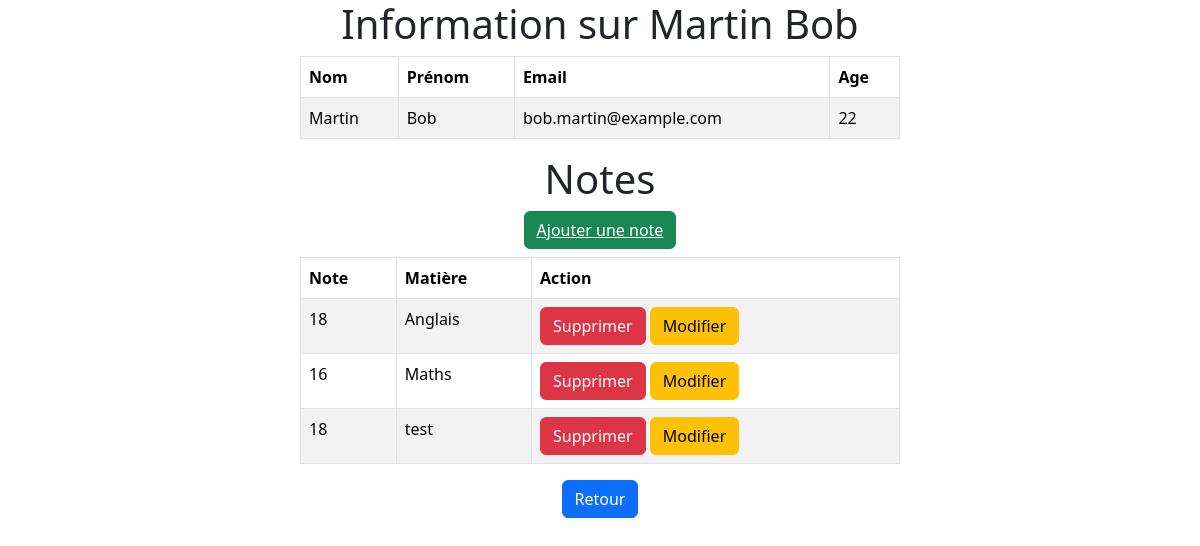
The app's page /student/info/2 with its own data.
### tables this page shows
create table students
(
    id       int auto_increment
        primary key,
    surname  varchar(30)  not null,
    lastname varchar(30)  not null,
    age      int          not null,
    email    varchar(100) not null
);

create table note
(
    id         int auto_increment
        primary key,
    student_id int         not null,
    note       int         not null,
    mat        varchar(30) not null,
    constraint note_ibfk_1
        foreign key (student_id) references students (id)
            on delete cascade,
    check (`note` >= 0 and `note` <= 20)
);

### src/controllers/studentController.php (called while the page is built, shortened)
<?php
class StudentController extends Controller {
    public function info(string $id): void
    {
        $data = $this->student->info($id);
        $notes = $this->note->getNoteByStudentId($id);
        $this->render();
    }
}

### core/kernel.php (called while the page is built, shortened)
<?php
class kernel {
    static private array $url;
    static private object $controller;
    public static function run(): void
    {
        self::$url = Routeur::getPath();
        self::loadController();
    }
    private static function loadController(): void
    {
        self::$controller = new $controllerName();
        self::$url["args"] = array_values(array_filter(self::$url["args"], function ($arg) {
            return !empty($arg);
        }));
        self::$controller->{self::$url["action"]}(...self::$url["args"]);
    }
}

### core/app.php (called while the page is built, shortened)
<?php
Kernel::run();

### core/Model.php (called while the page is built, shortened)
<?php
class Model extends DB
{
    protected array $fields;
    protected array $externalFields;
    protected string $table;
    public function __construct(string $config_name = "default") {
        $this->requester = new Requester($this->table, $this->fields, $this->externalFields, $this->getConn());
    }
}

### src/models/studentModel.php (called while the page is built, shortened)
<?php
class student extends Model {
    protected function __init(): void
    {
        $this->table = "students";
        $this->fields = ["id", "age", "lastname", "firstname", "email"];
        $this->externalFields = ["id"=>"note.student_id"];
    }
    public function info($id): array|false
    {
        $stmt = $this->requester->select([
                "WHERE" => [
                    "students.id" => $id
                ],
            ]);
        $stmt->execute();
        return $stmt->fetch(PDO::FETCH_ASSOC);
    }
}

### core/db.php (called while the page is built, shortened)
<?php
class DB {
    private string $DB_HOST;
    private string $DB_USER;
    private string $DB_PASS;
    private string $DB_PORT;
    private string $DB_NAME;
    private PDO $conn;
    private function connect(): void
    {
        $this->conn = new PDO("mysql:host=" . $this->DB_HOST. ";port=" . $this->DB_PORT . ";dbname=" . $this->DB_NAME, $this->DB_USER, $this->DB_PASS);
        $this->conn->setAttribute(PDO::ATTR_ERRMODE, PDO::ERRMODE_EXCEPTION);
    }
    protected function getConn(): PDO
    {
        return $this->conn;
    }
    private function getConfig(string $config_name): void
    {
        $config = require ROOT . DS . "config.php";
        $this->DB_HOST = $config["database"][$config_name]["host"];
        $this->DB_USER = $config["database"][$config_name]["user"];
        $this->DB_PASS = $config["database"][$config_name]["password"];
        $this->DB_PORT = $config["database"][$config_name]["port"];
        $this->DB_NAME = $config["database"][$config_name]["dbname"];
    }
}

### config.php (called while the page is built)
<?php
return [
    'database' => [
        "default" => [
            'host' => 'localhost',
            'user' => 'test',
            'password' => 'test1234',
            'port' => 3306,
            'dbname' => 'test',
        ]
    ],
];

### core/requester.php (called while the page is built, shortened)
<?php
class Requester
{
    protected string $table;
    protected PDO $pdo;
    public function __construct(string $table, array $fields, array $external_fields, PDO $pdo)
    {
        $this->table = $table;
        $this->pdo = $pdo;
    }
    public function select(array $params): PDOStatement
    {
        $out = "SELECT ";
        if (!isset($params["COLLUM"]) || count($params["COLLUM"]) == 0) {
            $out .= "* ";
        } else  {
            $out .= join(", ", $params["COLLUM"])." ";
        }
        $out .= "FROM ".$this->table;
        $out .= " ";
        $param = [];
        if (isset($params["WHERE"]) && count($params["WHERE"]) > 0) {
            $t = $this->where($params["WHERE"]);
            $param = $t[1];
            $out .= " WHERE ". $t[0];
        }
        return $this->prepare($out, $param);
    }
    private function prepare(string $sql, array $param): PDOStatement
    {
        $stmt = $this->pdo->prepare($sql);
        foreach ($param as $key => $value) {
            foreach ($value as $param_name => $param_value) {
                if (is_array($param_value)) {
                    $stmt->bindValue(":".$param_name, $param_value[0]);
                } else {
                    $stmt->bindValue(":".$param_name, $param_value);
                }
            }
        }
        return $stmt;
    }
    private function where(array $params): array
    {
        $out = "";
        $out_parameter = [];
        foreach ($params as $key => $value) {
            if ($key == "AND" ||  $key == "OR") {
                $out .= "(";
                $t = $this->where($value[0]);
                $out_parameter = array_merge($out_parameter, $t[1]);
                $out .= $t[0] . " " . $key . " ";
                $t = $this->where($value[1]);
                $out_parameter = array_merge($out_parameter, $t[1]);
                $out .= $t[0] . ")";
            }
            elseif ($key == "<" || $key == ">" || $key == "<=" || $key == ">=" || $key == "=" || $key == "!=" || $key == "LIKE") {
                $param_name = $this->get_random_parrams_name();
                $out .= $value[0] . " " . $key . " :".$param_name;
                $out_parameter[] = [
                    $param_name => $value[1]
                ];
            } else {
                $param_name = $this->get_random_parrams_name();
                $out .= $key . " = :".$param_name;
                $out_parameter[] = [
                    $param_name => (is_array($value) ? $value[0] : $value)
                ];
            }
        }
        return [
            $out,
            $out_parameter
        ];
    }
    private function get_random_parrams_name(): string
    {
        $out = "";
        for ($i = 0; $i < 10; $i++) {
            $out .= chr(rand(97, 122));
        }
        return $out;
    }
}

### src/models/noteModel.php (called while the page is built, shortened)
<?php
class note extends Model
{
    protected function __init(): void
    {
        $this->table = "note";
        $this->fields = ["id", "student_id", "note"];
        $this->externalFields = [];
    }
    public function getNoteByStudentId(int $id) {
        $stmt = $this->requester->select([
            "WHERE"=>[
                "student_id"=>$id
            ]
        ]);
        $stmt->execute();
        return $stmt->fetchAll(PDO::FETCH_ASSOC);
    }
}

### src/views/student/info.php (the view, shortened to what this page needs)
<div id="container">
    <h1 class="text-center">Information sur <?= $data['lastname'] ?> <?= $data['surname'] ?></h1>
    <div class="d-flex flex-column align-items-center">
        <table class="table table-striped table-bordered w-50">
            <thead>
                <tr>
                    <th>Nom</th>
                    <th>Prénom</th>
                    <th>Email</th>
                    <th>Age</th>
                </tr>
            </thead>
            <tbody>
                <tr>
                    <td><?= $data['lastname'] ?></td>
                    <td><?= $data['surname'] ?></td>
                    <td><?= $data['email'] ?></td>
                    <td><?= $data['age'] ?></td>
                </tr>
            </tbody>
        </table>
        <h1 class="text-center">Notes</h1>
        <h1 class="btn btn-success">
            <a href="/note/add/<?= $data['id'] ?>" class="text-white">Ajouter une note</a>
        </h1>
        <table class="table table-striped table-bordered w-50">
            <thead>
                <tr>
                    <th>Note</th>
                    <th>Matière</th>
                    <th>Action</th>
                </tr>
            </thead>
            <tbody>
                <?php foreach ($notes as $note): ?>
                    <tr>
                        <td><?= $note['note'] ?></td>
                        <td><?= $note['mat'] ?></td>
                        <td>
                            <a href="/note/delete/<?= $data["id"] ?>/<?= $note['id'] ?>" class="btn btn-danger">Supprimer</a>
                            <a href="/note/edit/<?= $data['id'] ?>/<?= $note["id"] ?>" class="btn btn-warning">Modifier</a>
                        </td>
                    </tr>
                <?php endforeach; ?>
            </tbody>
        </table>
        <a href="/student/index" class="btn btn-primary">Retour</a>
</div>

### src/templates/default.php (style rules this page uses)
body, html { margin: 0; padding: 0; overflow-x: hidden; }

### records on screen
students: lastname "Martin", surname "Bob", email "bob.martin@example.com", age "22"
note: note "18", mat "Anglais"
note: note "16", mat "Maths"
note: note "18", mat "test"
